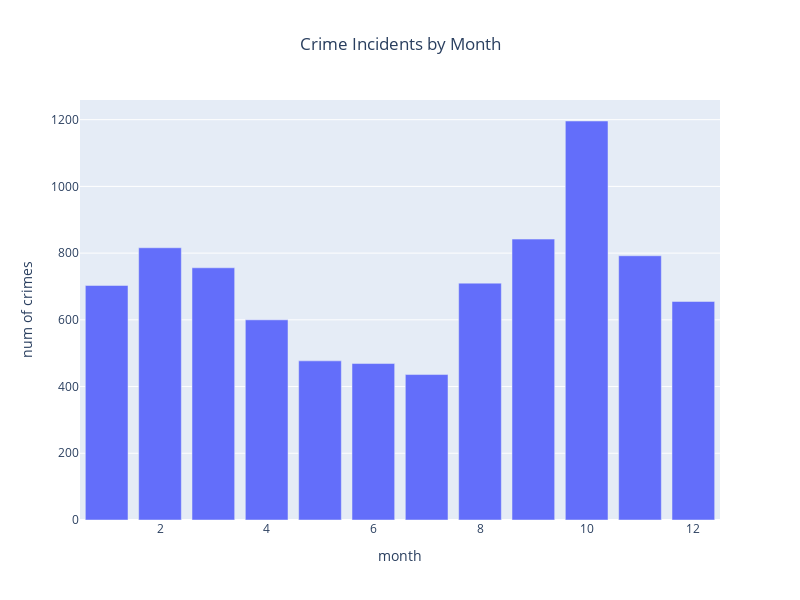

The code cell stored with this chart in its notebook:
### Markdown cell above
### Crime by Time

### Code cell
temp_df = crime_df.groupby('month', as_index=False).size()

fig = px.bar(temp_df, x='month', y='size', title='Crime Incidents by Month')

fig.update_layout(width=800, height=600, title_x=0.5, yaxis_title='num of crimes')
# Show the plot
fig.show()

### Figure 1 — Plotly figure (JSON) as saved in the notebook; plotly's stock layout.template omitted (floating-point values rounded to 4 significant figures)
{"data": [{"alignmentgroup": "True", "hovertemplate": "month=%{x}<br>size=%{y}<extra></extra>", "legendgroup": "", "marker": {"color": "#636efa", "pattern": {"shape": ""}}, "name": "", "offsetgroup": "", "orientation": "v", "showlegend": false, "textposition": "auto", "type": "bar", "x": [1, 2, 3, 4, 5, 6, 7, 8, 9, 10, 11, 12], "xaxis": "x", "y": [703, 816, 756, 600, 477, 469, 436, 710, 842, 1196, 792, 655], "yaxis": "y"}], "layout": {"barmode": "relative", "height": 600, "legend": {"tracegroupgap": 0}, "title": {"text": "Crime Incidents by Month", "x": 0.5}, "width": 800, "xaxis": {"anchor": "y", "autorange": true, "domain": [0, 1], "range": [0.5, 12.5], "title": {"text": "month"}, "type": "linear"}, "yaxis": {"anchor": "x", "autorange": true, "domain": [0, 1], "range": [0, 1259.0], "title": {"text": "num of crimes"}, "type": "linear"}}}
